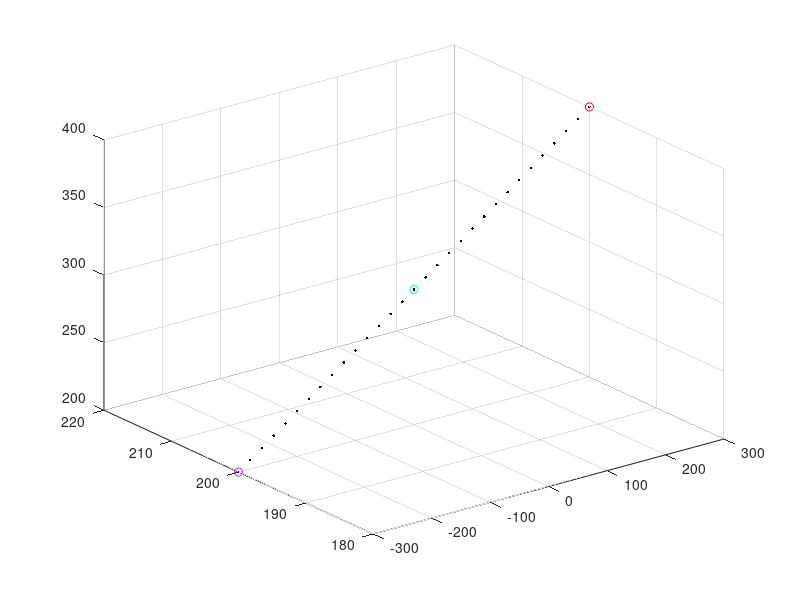

This chart was generated by the following MATLAB code:
clear,clc,close all;
p1=[-300,200,200];
p2=[0,200,300];
p3=[300,200,400];
step=30;  
p_i = zeros(4,step+1);
dx=(p3(1)-p1(1))/step;
dy=(p3(2)-p1(2))/step;
dz=(p3(3)-p1(3))/step;
for t=0:1:step
    p_i(1,t+1)=p1(1)+dx*t;
    p_i(2,t+1)=p1(2)+dy*t;
    p_i(3,t+1)=p1(3)+dz*t;
end
pos(1,:) = p_i(1,:);pos(2,:) = p_i(2,:);pos(3,:) = p_i(3,:);
T=pos';
plot3(T(1:end,1),T(1:end,2),T(1:end,3),'.','color','k');
grid on;hold on;
plot3(p1(1),p1(2),p1(3),'o','color','m');
plot3(p2(1),p2(2),p2(3),'o','color','c');
plot3(p3(1),p3(2),p3(3),'o','color','r');